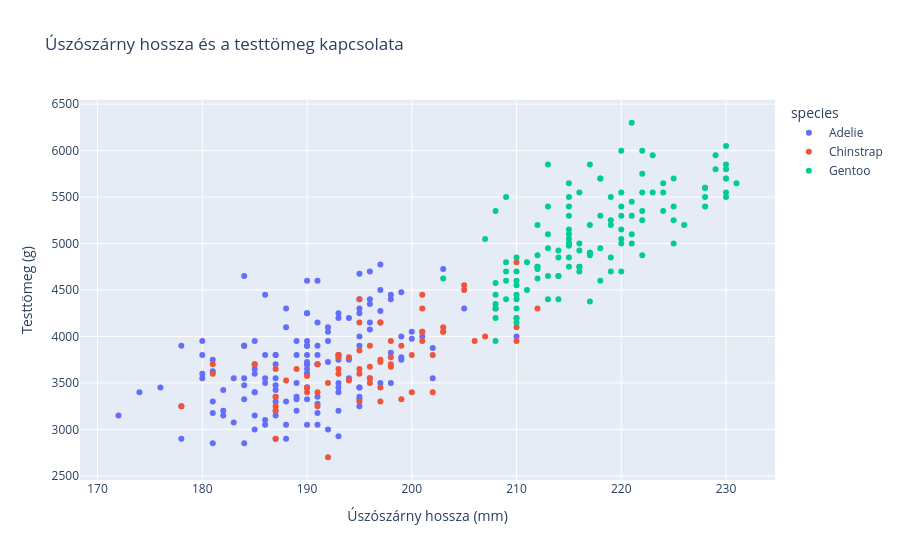

Here is the notebook cell this chart was saved with:
### Code cell
print("--- 5.Kérdés: Függ-e egymástól az úszószárny hossza és a testtömeg? ---")

korrelacio = adat["flipper_length_mm"].corr(adat["body_mass_g"])
print(f"Korrelációs együttható: {korrelacio:.2f}")


fig3 = px.scatter(
    adat,
    x="flipper_length_mm",
    y="body_mass_g",
    color="species",
    title="Úszószárny hossza és a testtömeg kapcsolata",
    labels={
        "flipper_length_mm": "Úszószárny hossza (mm)",
        "body_mass_g": "Testtömeg (g)",
    },
)
fig3.show()
